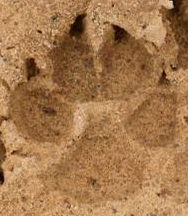
#> input picture test-image/test.png, 188 x 216 px, found by its file name
$ python test.py
#> lines starting #> are read from the running program, lines starting #| are printed output that depends on the picture
import cv2
from tkinter import Tk
from tkinter.filedialog import askopenfilename
from skimage import feature, data, exposure
from skimage.color import rgb2gray
from skimage.feature import hog

def process_image(image_path):
    # Read the image
    image = cv2.imread(image_path)
#> image is the input picture: shape (216, 188, 3); mean B, G, R 77.4, 120.7, 164.9
    if image is None:
        print("Error: Unable to load image.")
        return None

    # image = data.coffee()

    # Resize the image to 224 x 224
    processed_image = cv2.resize(image, (224, 224))
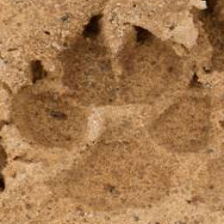
#> processed_image: shape (224, 224, 3); mean B, G, R 77.3, 120.6, 164.8

    processed_image = rgb2gray(processed_image)
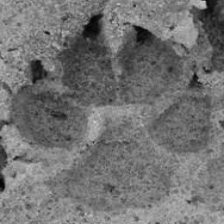
#> processed_image: shape (224, 224) float64; min 0.00565, max 0.788, mean 0.449

    # Enhance contrast using histogram equalization
    processed_image = cv2.equalizeHist((processed_image * 255).astype('uint8'))
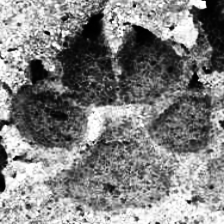
#> processed_image: shape (224, 224); min 0, max 255, mean 128.7

    fd, hog_image = hog(processed_image, orientations=8, pixels_per_cell=(8, 8), cells_per_block=(1, 1), visualize=True)
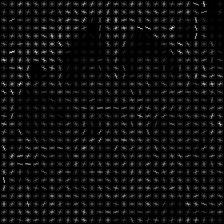
#> hog_image: shape (224, 224) float64; min 0, max 79.67, mean 4.6; drawn with min black and max white
#> fd = 6272 values, max 0.77 at index 4935, min 0 at index 201, mean 0.343

    hog_image_rescaled = exposure.rescale_intensity(hog_image, in_range=(0, 10))
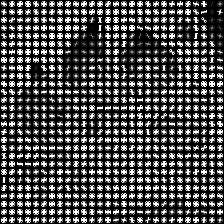
#> hog_image_rescaled: shape (224, 224) float64; min 0, max 1, mean 0.302

    return hog_image_rescaled

def main():
    Tk().withdraw()
    # image_path = askopenfilename(title="Select an Image", filetypes=[("Image Files", "*.jpg;*.png;*.jpeg")])
    image_path = "C:/Users/emilia/Downloads/WildLens(1)/test.png"

    if not image_path:
        print("No file selected.")
        return

    processed_image = process_image(image_path)
    if processed_image is None:
        return

    cv2.imshow("Processed Image", processed_image)
    cv2.waitKey(0)
    cv2.destroyAllWindows()

if __name__ == "__main__":
    main()
